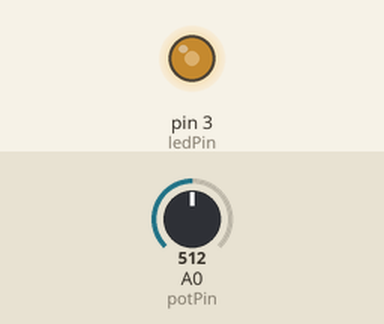
This sketch was run on a simulated Arduino Uno, built with avr-gcc and run on an emulated ATmega328P. On the bench: output pins drawn as LEDs (lit = HIGH). The test bench sets the inputs (shaded band); at power-on: A0 (potPin) = 512.

Above: at 1.2 s.
1.3 s: A0 (potPin) set to 716
At 2.5 s:
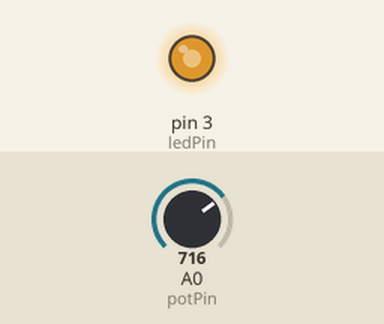
2.8 s: A0 (potPin) set to 900
At 3.7 s:
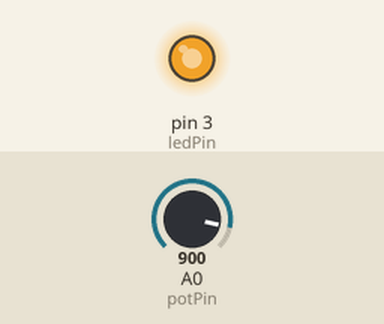
4.3 s: A0 (potPin) set to 122
At 4.9 s:
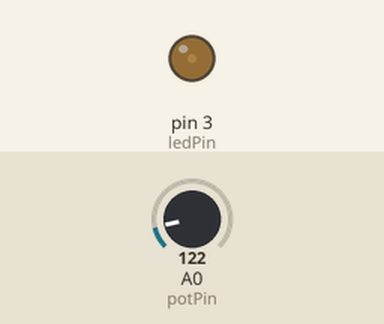
5.8 s: A0 (potPin) set to 0
At 7.0 s:
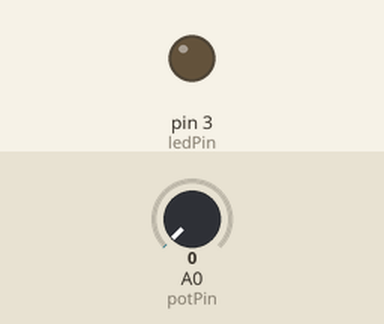
7.3 s: A0 (potPin) set to 511
At 8.4 s:
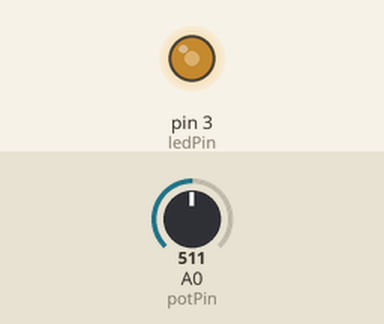
Timing chart, 0 to 9.8 s (numbered marks = the images above; inputs shaded):
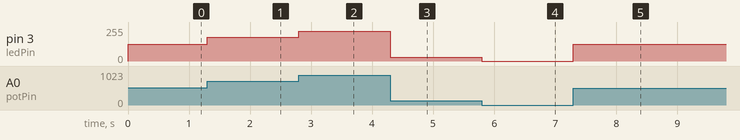

Measured:
- after the input at 1.3 s, pin 3 (ledPin): 127/255 → 178/255 at once
- after the input at 2.8 s, pin 3 (ledPin): 178/255 → 224/255 at once
- after the input at 4.3 s, pin 3 (ledPin): 224/255 → 30/255 at once
- after the input at 5.8 s, pin 3 (ledPin): 30/255 → 0/255 at once
- after the input at 7.3 s, pin 3 (ledPin): 0/255 → 127/255 at once

The sketch:

analogWithLED.ino
```cpp
int ledPin = 3;
int potPin = A0;

int brightness = 0;

void setup()
{
    pinMode(ledPin, OUTPUT);
}

void loop()
{
    int potRead = analogRead(potPin);
    brightness = map(potRead,0, 1023, 0, 255);
    analogWrite(ledPin,brightness);
}
```
